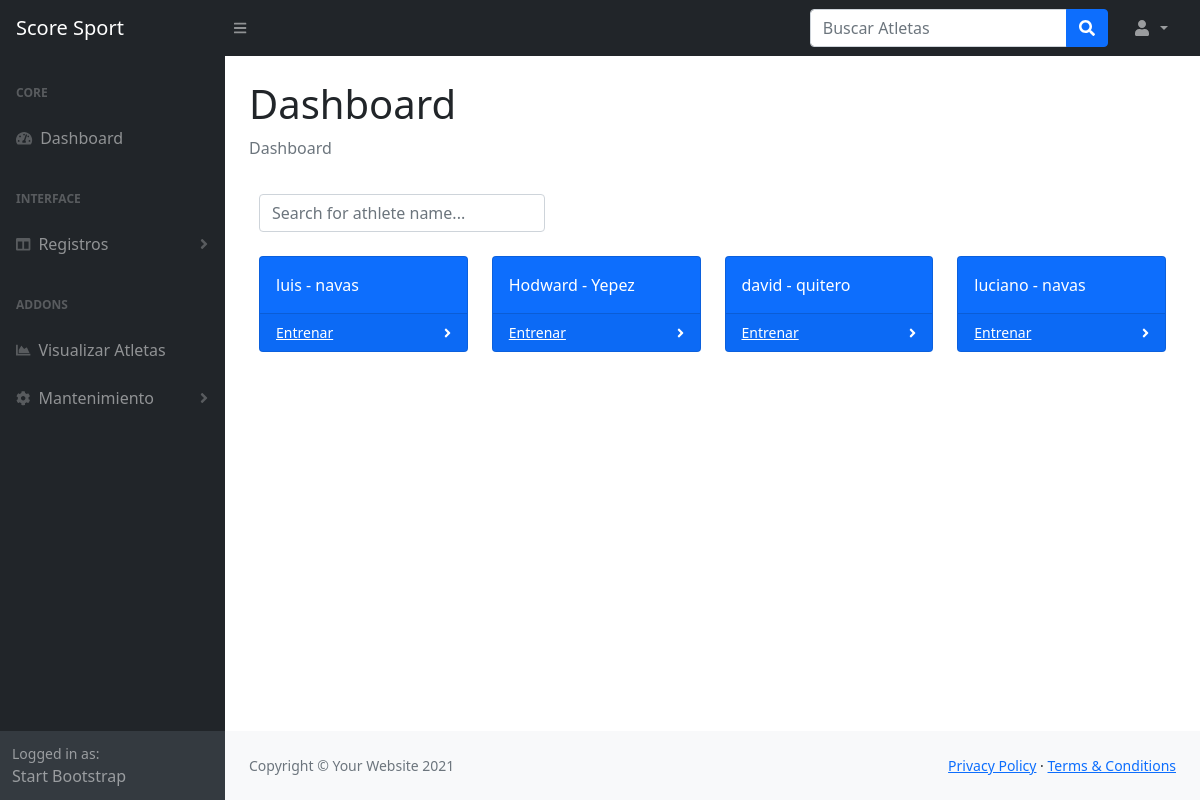
Page /view/admin/index.php (signed in) on the committed database.
### tables this page shows
CREATE TABLE `dataprimaryathletes` (
  `idatletas` int(11) NOT NULL,
  `name` varchar(150) NOT NULL,
  `lastname` varchar(150) NOT NULL,
  `age` varchar(150) NOT NULL,
  `dateofbirth` varchar(150) NOT NULL,
  `code` varchar(150) NOT NULL,
  `ci` varchar(150) NOT NULL
);

### view/admin/index.php (the view, shortened to what this page needs)
<?php
include('library/conn.php');
?>
<!DOCTYPE html>
<html lang="en">
<head>
    <link href="https://cdn.jsdelivr.net/npm/simple-datatables@latest/dist/style.css" rel="stylesheet" />
    <link href="css/styles.css" rel="stylesheet" />
</head>
<body class="sb-nav-fixed">
    <?php
    include('library/nav.php');
    ?>
    <div id="layoutSidenav">
        <?php
        include('library/navbar.php');
        ?>
        <div id="layoutSidenav_content">
            <main>
                <div class="container-fluid px-4">
                    <h1 class="mt-4">Dashboard</h1>
                    <ol class="breadcrumb mb-4">
                        <li class="breadcrumb-item active">Dashboard</li>
                    </ol>
                    <div class="container">
                        <div class="row">
                            <div class="col-sm-4 mb-4">
                                <input type="text" id="myFilter" class="form-control" onkeyup="myFunction()" placeholder="Search for athlete name...">
                            </div>
                        </div>
                        <div class="row" id="myProducts">
                            <?php
                            $sql = "SELECT * FROM dataprimaryathletes";
                            $result = $conn->query($sql);
                            if ($result->num_rows > 0) {
                                while ($row = $result->fetch_assoc()) {
                                    echo '<div class="col-xl-3 col-md-6">
                                <div class="card bg-primary text-white mb-4">
                                    <div class="card-body">' . $row['name'] . ' - ' . $row['lastname'] . '</div>
                                    <div class="card-footer d-flex align-items-center justify-content-between">
                                        <a class="small text-white stretched-link" href="entrena.php?cod='.$row['code'].'&atleta='.$row['name'].'">Entrenar</a>
                                        <div class="small text-white"><i class="fas fa-angle-right"></i></div>
                                    </div>
                                </div>
                            </div>';
                                }
                            } else {
                                echo "<p>Aún no hay registros en la base de datos</p>";
                            }
                            ?>
                        </div>
                    </div>
                </div>
            </main>
            <?php
            include('library/footer.php');
            ?>
        </div>
    </div>
</body>
</html>

### view/admin/index.php (style rules this page uses)
.container { padding: 10px; }

### rows in the picture
dataprimaryathletes: name "luis", lastname "navas"
dataprimaryathletes: name "Hodward", lastname "Yepez"
dataprimaryathletes: name "david", lastname "quitero"
dataprimaryathletes: name "luciano", lastname "navas"
